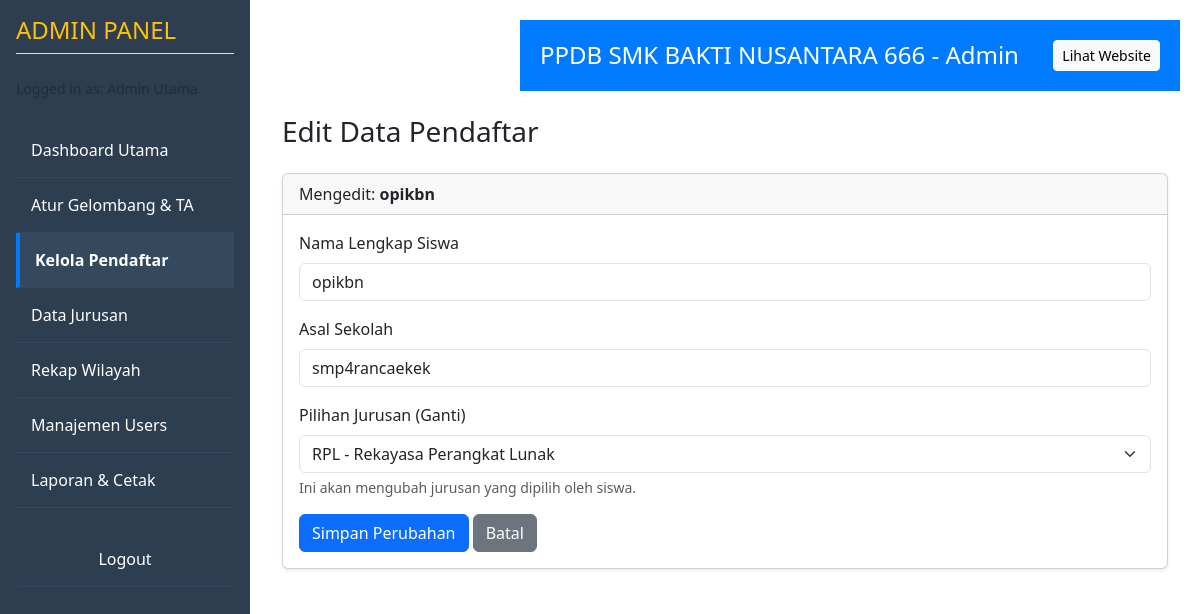
Page /admin/edit_pendaftar.php?id=2 (signed in) on the committed database.
### tables this page shows
CREATE TABLE `pendaftar` (
  `id` bigint(20) NOT NULL,
  `user_id` int(11) DEFAULT NULL,
  `tanggal_daftar` datetime DEFAULT NULL,
  `no_pendaftaran` varchar(20) DEFAULT NULL,
  `gelombang_id` int(11) DEFAULT NULL,
  `jurusan_id` int(11) DEFAULT NULL,
  `status_administrasi` enum('Pending','Diverifikasi','Ditolak') DEFAULT 'Pending',
  `admin_verifikator_id` int(11) DEFAULT NULL,
  `tgl_verifikasi_adm` datetime DEFAULT NULL,
  `catatan_adm` text DEFAULT NULL,
  `status_pembayaran` enum('Belum Bayar','Pending Verifikasi','Lunas','Ditolak') DEFAULT 'Belum Bayar'
);

CREATE TABLE `pendaftar_data_siswa` (
  `pendaftar_id` bigint(20) NOT NULL,
  `nama_lengkap` varchar(120) DEFAULT NULL,
  `nis` varchar(20) DEFAULT NULL,
  `no_handphone` varchar(20) DEFAULT NULL,
  `email` varchar(120) DEFAULT NULL,
  `wilayah_asal_id` int(11) DEFAULT NULL
);

CREATE TABLE `pendaftar_asal_sekolah` (
  `pendaftar_id` bigint(20) NOT NULL,
  `nama_sekolah` varchar(150) DEFAULT NULL
);

CREATE TABLE `jurusan` (
  `id` int(11) NOT NULL,
  `kode` varchar(10) DEFAULT NULL,
  `nama` varchar(100) DEFAULT NULL,
  `kuota` int(11) DEFAULT NULL
);

### admin/edit_pendaftar.php (the view, shortened to what this page needs)
<?php
include('../includes/admin_header.php');
$pendaftar_id = $_GET['id'] ?? 0;
$jurusan_options = [];
$sql_jurusan = "SELECT id, kode, nama FROM jurusan ORDER BY nama ASC";
$result_jurusan = $conn->query($sql_jurusan);
if ($result_jurusan->num_rows > 0) {
    while($row = $result_jurusan->fetch_assoc()) {
        $jurusan_options[] = $row;
    }
}
$sql = "SELECT
            p.id, p.jurusan_id,
            pds.nama_lengkap,
            pas.nama_sekolah
        FROM pendaftar p
        JOIN pendaftar_data_siswa pds ON p.id = pds.pendaftar_id
        JOIN pendaftar_asal_sekolah pas ON p.id = pas.pendaftar_id
        WHERE p.id = ?
        LIMIT 1";
$stmt_data = $conn->prepare($sql);
$stmt_data->bind_param("i", $pendaftar_id);
$stmt_data->execute();
$result_data = $stmt_data->get_result();
$data_siswa = $result_data->fetch_assoc();
?>
<h3 class="mb-4">Edit Data Pendaftar</h3>
<div class="card shadow-sm">
    <div class="card-header">
        Mengedit: <strong><?php echo htmlspecialchars($data_siswa['nama_lengkap']); ?></strong>
    </div>
    <div class="card-body">
        <form method="POST" action="edit_pendaftar.php?id=<?php echo $pendaftar_id; ?>">
            <div class="mb-3">
                <label for="nama_lengkap" class="form-label">Nama Lengkap Siswa</label>
                <input type="text" class="form-control" id="nama_lengkap" name="nama_lengkap" value="<?php echo htmlspecialchars($data_siswa['nama_lengkap']); ?>" required>
            </div>
            <div class="mb-3">
                <label for="asal_sekolah" class="form-label">Asal Sekolah</label>
                <input type="text" class="form-control" id="asal_sekolah" name="asal_sekolah" value="<?php echo htmlspecialchars($data_siswa['nama_sekolah']); ?>" required>
            </div>
            <div class="mb-3">
                <label for="jurusan_id" class="form-label">Pilihan Jurusan (Ganti)</label>
                <select class="form-select" id="jurusan_id" name="jurusan_id" required>
                    <?php foreach ($jurusan_options as $jurusan): ?>
                        <option value="<?php echo $jurusan['id']; ?>"
                            <?php if ($jurusan['id'] == $data_siswa['jurusan_id']) echo 'selected'; ?>>
                            <?php echo htmlspecialchars($jurusan['kode'] . ' - ' . $jurusan['nama']); ?>
                        </option>
                    <?php endforeach; ?>
                </select>
                <div class="form-text">Ini akan mengubah jurusan yang dipilih oleh siswa.</div>
            </div>
            <button type="submit" class="btn btn-primary">Simpan Perubahan</button>
            <a href="kelola_pendaftar.php" class="btn btn-secondary">Batal</a>
        </form>
    </div>
</div>
<?php
include('../includes/admin_footer.php');
?>

### rows in the picture
pendaftar: pendaftar_data_siswa.nama_lengkap "opikbn", nama_lengkap "opikbn", asal_sekolah "smp4rancaekek", jurusan_id "RPL - Rekayasa Perangkat Lunak"
